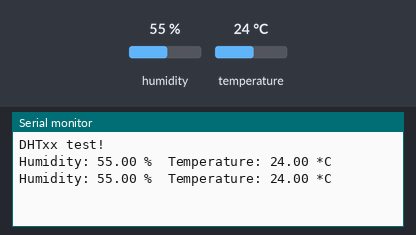
A sketch run on a simulated Arduino Uno, built with avr-gcc and run on an emulated ATmega328P. Parts: the last lines printed to the serial monitor. The inputs (shaded band) are chosen by the test bench; at power-on: humidity 55 %, temperature 24 °C.

Above: at 2.8 s.
2.9 s: humidity set to 22 %
At 5.2 s:
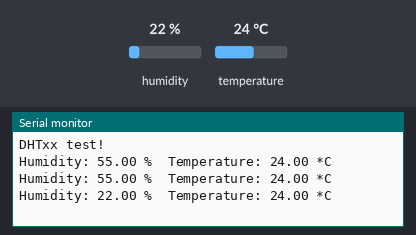
5.6 s: temperature set to 12 °C
At 7.0 s:
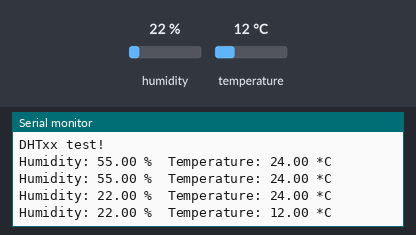
8.3 s: humidity set to 40 %
At 10.5 s:
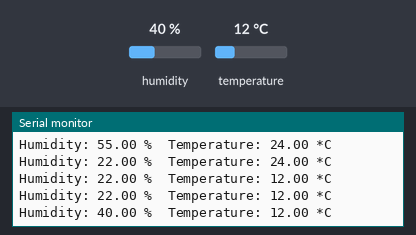
Timing chart, 0 to 12.0 s (numbered marks = the images above; inputs shaded):
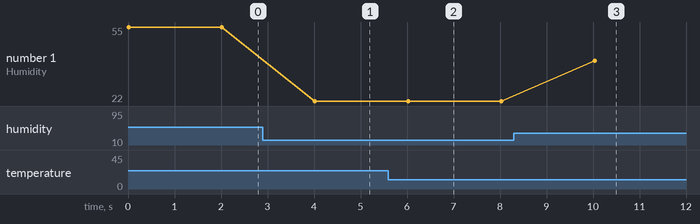

Measured:
- after the input at 2.9 s, the serial monitor: prints a new line after 1.1 s (image 1)
- after the input at 5.6 s, the serial monitor: prints a new line after 0.42 s (image 2)
- after the input at 8.3 s, the serial monitor: prints a new line after 1.7 s (image 3)
- plotted number 1: 55 → 22 after the input at 2.9 s, 22 → 40 after the input at 8.3 s

The sketch:

AM2301.ino
```cpp
#include "DHT.h"
#define DHTPIN 2    // modify to the pin we connected

#define DHTTYPE DHT21   // AM2301

DHT dht(DHTPIN, DHTTYPE);

void setup()
{
 Serial.begin(9600);
 Serial.println("DHTxx test!");
 dht.begin();
}

void loop()
{
 float h = dht.readHumidity();
 float t = dht.readTemperature();
 // check if returns are valid, if they are NaN (not a number) then something went wrong!
 if (isnan(t) || isnan(h))
 {
   Serial.println("Failed to read from DHT");
 }
 else
 {
   Serial.print("Humidity: ");
   Serial.print(h);
   Serial.print(" %\t");
   Serial.print("Temperature: ");
   Serial.print(t);
   Serial.println(" *C");
   delay(2000);
 }
}
```
